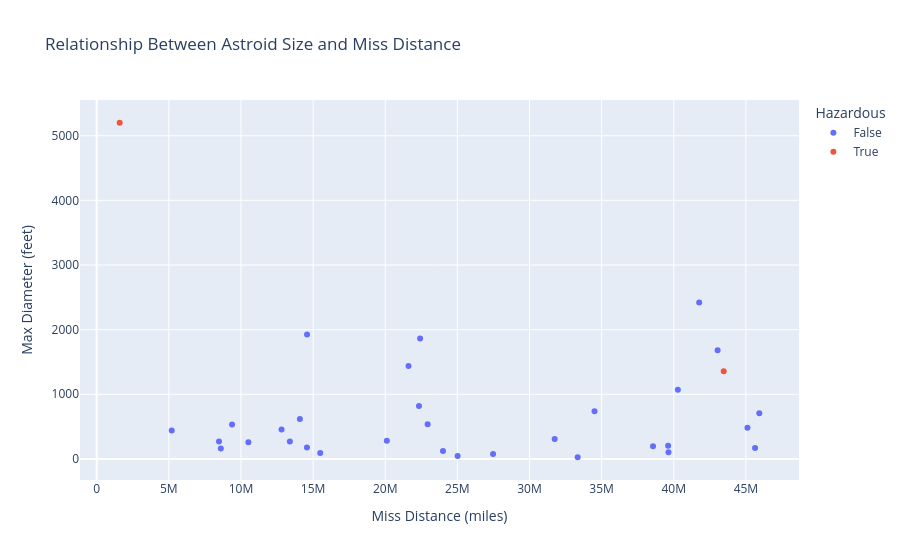

The notebook cell saved with this chart:
### Markdown cell above
## Visualizations (Based on the next 7 days)

### Relationship Between Astroid Size and Miss Distance
This scatter plot visualizes the relationship between asteroid size and the distance from Earth at which it would miss. Asteroids are color-coded according to their hazardous classification, enabling easy identification of potentially hazardous objects.

### Code cell
fig_asteroid_miss_distance = px.scatter(
    asteroid_data,
    x = 'Miss Distance (miles)',
    y = 'Max Diameter (feet)',
    color= 'Hazardous',
    title = 'Relationship Between Astroid Size and Miss Distance'
)
fig_asteroid_miss_distance.show()

### Figure 1 — Plotly figure (JSON) as saved in the notebook; plotly's stock layout.template omitted (floating-point values rounded to 4 significant figures)
{"data": [{"hovertemplate": "Hazardous=False<br>Miss Distance (miles)=%{x}<br>Max Diameter (feet)=%{y}<extra></extra>", "legendgroup": "False", "marker": {"color": "#636efa", "symbol": "circle"}, "mode": "markers", "name": "False", "orientation": "v", "showlegend": true, "type": "scatter", "x": [20110000.0, 40280000.0, 45930000.0, 14080000.0, 13390000.0, 27470000.0, 12810000.0, 45110000.0, 39609650, 34510000.0, 33340000.0, 15490000.0, 38560000.0, 25020000.0, 14570000.0, 24000000.0, 22340000.0, 22420000.0, 14580000.0, 41760000.0, 39630000.0, 8604000.0, 45630000.0, 8478000.0, 31740000.0, 10510000.0, 22939121, 5200000.0, 43040000.0, 21610000.0, 9382000.0], "xaxis": "x", "y": [281.9, 1072.0, 708.0, 616.6, 269.2, 76.21, 455.0, 483.1, 204.2, 738.0, 25.71, 93.33, 195, 46.78, 177.8, 123.0, 816.6, 1862.0, 1923.0, 2421.0, 102.8, 162.2, 169.8, 269.2, 307.6, 257.1, 537.1, 440.6, 1683.0, 1439.0, 532.1], "yaxis": "y"}, {"hovertemplate": "Hazardous=True<br>Miss Distance (miles)=%{x}<br>Max Diameter (feet)=%{y}<extra></extra>", "legendgroup": "True", "marker": {"color": "#EF553B", "symbol": "circle"}, "mode": "markers", "name": "True", "orientation": "v", "showlegend": true, "type": "scatter", "x": [1594000.0, 43460000.0], "xaxis": "x", "y": [5200.0, 1355.0], "yaxis": "y"}], "layout": {"autosize": true, "legend": {"title": {"text": "Hazardous"}, "tracegroupgap": 0}, "title": {"text": "Relationship Between Astroid Size and Miss Distance"}, "xaxis": {"anchor": "y", "autorange": true, "domain": [0, 1], "range": [-1024000.0, 48550000.0], "title": {"text": "Miss Distance (miles)"}, "type": "linear"}, "yaxis": {"anchor": "x", "autorange": true, "domain": [0, 1], "range": [-401.3, 5627.0], "title": {"text": "Max Diameter (feet)"}, "type": "linear"}}}
